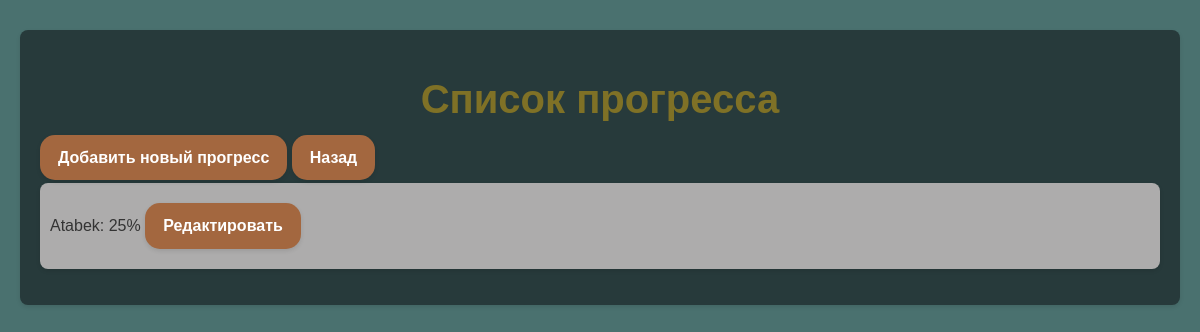
/progress/, run on an earlier commit of the app's database.
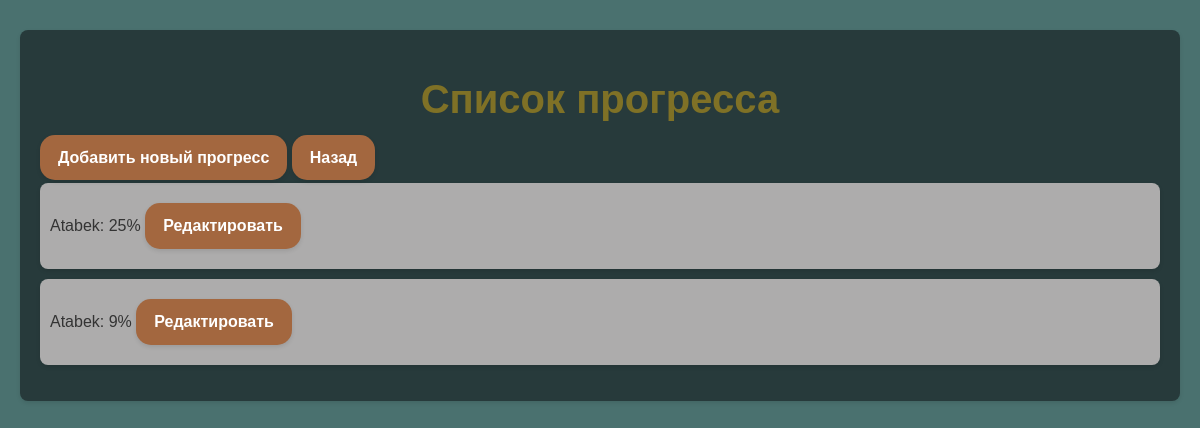
And on a later commit of the database.
### content/models.py (models this page shows, shortened)
class Progress(models.Model):
    name = models.CharField(max_length=100)
    progress = models.IntegerField(default=0)

### content/views.py (the view)
# urls.py: path('progress/', views.progress_list, name='progress_list'),
def progress_list(request):
    progresses = Progress.objects.all()
    return render(request, 'progress_list.html', {'progresses': progresses})

### template/progress_list.html (shortened to what this page needs)
{% load static %}
<!DOCTYPE html>
<html lang="en">
<head>
    <link rel="stylesheet" href="{% static 'style11.css' %}">
</head>
<body>
<div class="container">
    <h1>Список прогресса</h1>
    <a class="button" href="{% url 'progress_create' %}">Добавить новый прогресс</a>
    <a class="button" href="{% url 'home' %}">Назад</a>
    <ul>
        {% for progress in progresses %}
            <li>
                {{ progress.name }}: {{ progress.progress }}%
                <a class="button" href="{% url 'progress_update' progress.pk %}">Редактировать</a>
            </li>
        {% endfor %}
    </ul>
</div>
</body>
</html>

What changed in the data, as far as the page shows it:
added Progress: name "Atabek", progress "9"
